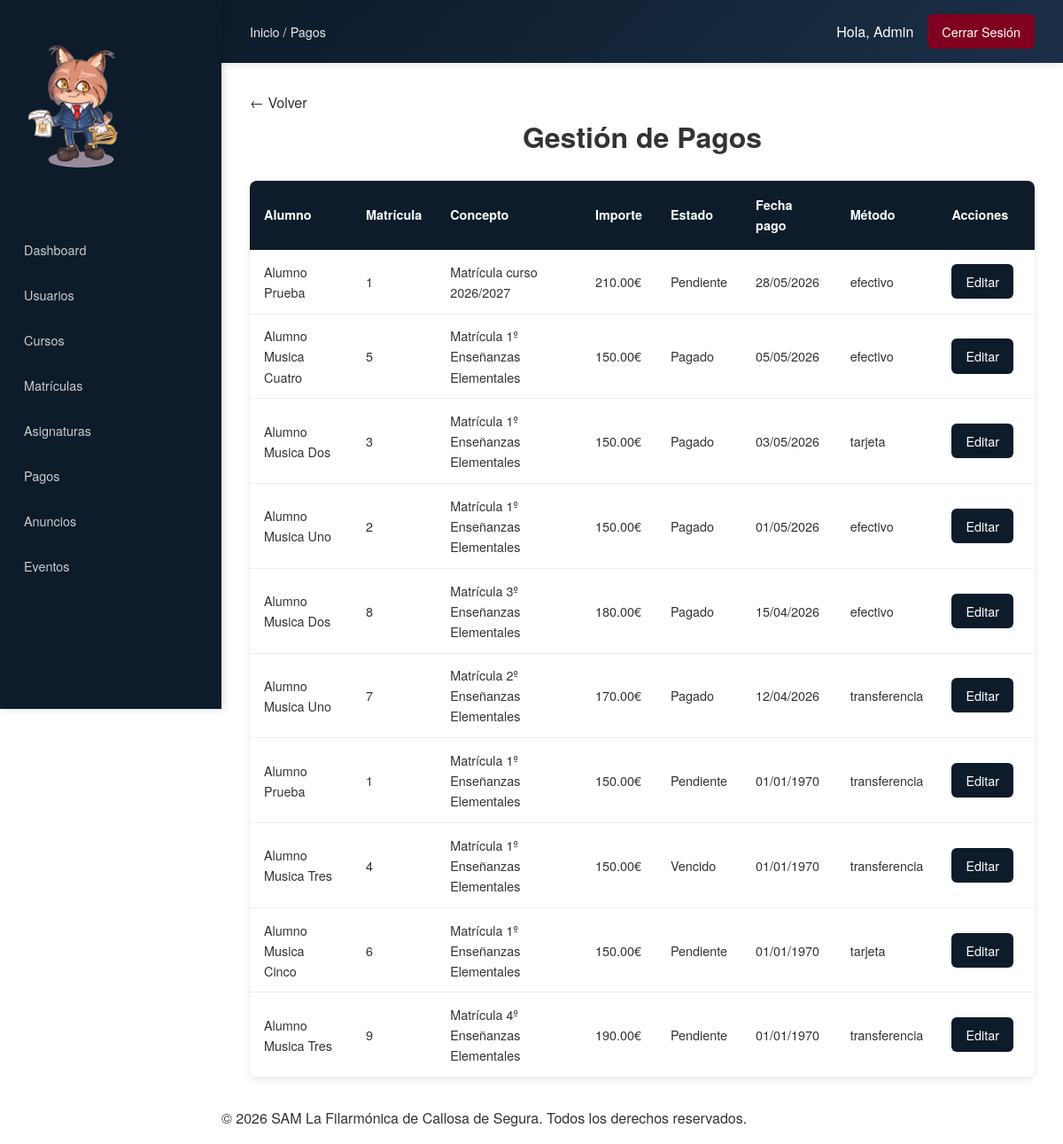
/admin/pagos.php (signed in), run on the app's committed database.
### tables this page shows
CREATE TABLE `pagos` (
  `id_pago` int(11) NOT NULL,
  `id_alumno` int(11) NOT NULL,
  `id_matricula` int(11) NOT NULL,
  `concepto` varchar(150) NOT NULL,
  `importe` decimal(10,2) NOT NULL,
  `estado` enum('pendiente','pagado','vencido') NOT NULL,
  `fecha_pago` date DEFAULT NULL,
  `metodo` enum('efectivo','transferencia','tarjeta') DEFAULT NULL,
  `observaciones` text DEFAULT NULL
);

CREATE TABLE `usuarios` (
  `id_usuario` int(11) NOT NULL,
  `nombre` varchar(100) NOT NULL,
  `apellidos` varchar(150) NOT NULL,
  `email` varchar(150) NOT NULL,
  `password` varchar(255) NOT NULL,
  `telefono` varchar(20) DEFAULT NULL,
  `dni` varchar(20) DEFAULT NULL,
  `fecha_nacimiento` date DEFAULT NULL,
  `direccion` text DEFAULT NULL,
  `rol` enum('admin','profesor','alumno') NOT NULL,
  `fecha_registro` date DEFAULT NULL,
  `activo` tinyint(1) DEFAULT 1
);

CREATE TABLE `matriculas` (
  `id_matricula` int(11) NOT NULL,
  `id_alumno` int(11) NOT NULL,
  `id_curso` int(11) NOT NULL,
  `id_instrumento` int(15) DEFAULT NULL,
  `fecha_matricula` date DEFAULT NULL,
  `estado` enum('activa','finalizada','cancelada') NOT NULL,
  `observaciones` text DEFAULT NULL,
  `tutor_nombre` varchar(255) DEFAULT NULL,
  `tutor_dni` varchar(20) DEFAULT NULL,
  `tutor_email` varchar(50) DEFAULT NULL,
  `tutor_telefono` varchar(20) DEFAULT NULL,
  `tutor_consentimiento` tinyint(1) DEFAULT 0
);

### admin/pagos.php (the view, shortened to what this page needs)
<?php
require_once "../includes/funciones.php";
$conexion = conectar();
$pagos = $conexion->query("SELECT p.*, u.nombre, u.apellidos, m.id_matricula
                           FROM pagos p
                           JOIN usuarios u ON p.id_alumno = u.id_usuario
                           JOIN matriculas m ON p.id_matricula = m.id_matricula
                           ORDER BY p.fecha_pago DESC");
include "../plantillas/header_privado.php";
include "../plantillas/navbar_privado.php";
?>
<main class="main">
    <h1>Gestión de Pagos</h1>
    <table class="tabla-pagos">
        <thead>
            <tr>
                <th>Alumno</th>
                <th class="ocultar-mobile">Matrícula</th>
                <th>Concepto</th>
                <th>Importe</th>
                <th>Estado</th>
                <th class="ocultar-mobile">Fecha pago</th>
                <th class="ocultar-mobile">Método</th>
                <th>Acciones</th>
            </tr>
        </thead>
        <tbody>
            <?php
            if (!$pagos) {
                echo "<tr><td colspan='8'>Error al cargar pagos: " . $conexion->error . "</td></tr>";
            } else {
                if ($pagos->num_rows == 0) {
                    echo "<tr><td colspan='8'>No hay pagos registrados</td></tr>";
                } else {
                    while ($pago = $pagos->fetch_assoc()) {
                        $sql_usuario = $conexion->query("SELECT nombre, apellidos FROM usuarios WHERE id_usuario=" . $pago['id_alumno']);
                        $usuario = $sql_usuario->fetch_assoc();
                        $nombre = $usuario['nombre'];
                        $apellidos = $usuario['apellidos'];
            ?>
                        <tr>
                            <td><?= $nombre . ' ' . $apellidos ?></td>
                            <td class="ocultar-mobile"><?= $pago['id_matricula'] ?></td>
                            <td><?= $pago['concepto'] ?></td>
                            <td><?= $pago['importe'] ?>€</td>
                            <td><?= ucfirst($pago['estado']) ?></td>
                            <td class="ocultar-mobile"><?= date('d/m/Y', strtotime($pago['fecha_pago'])) ?></td>
                            <td class="ocultar-mobile"><?= $pago['metodo'] ?></td>
                            <td>
                                <a href="editar_pago.php?id=<?= $pago['id_pago'] ?>" class="btn-editar">Editar</a>
                            </td>
                        </tr>
            <?php }
                }
            } ?>
        </tbody>
    </table>
</main>
<?php include "../plantillas/footer_privado.php"; ?>

### estaticos/css/styles.css (style rules this page uses)
* { box-sizing: border-box; margin: 0; padding: 0; }
html, body { height: 100%; margin: 0; }
body { font-family: 'Helvetica Neue', Arial, sans-serif; line-height: 1.6; color: #333333; display: flex; flex-direction: column; min-height: 100vh; min-width: 320px; }
main { flex: 1; }
a { text-decoration: none; color: inherit; }
h1, h2, h3 { margin-bottom: 1rem; text-align: center; }

### estaticos/css/privado.css (style rules this page uses)
* { box-sizing: border-box; }
html, body { min-width: 320px; }
body { margin: 0; padding: 0; }
.main { padding: 1rem; width: 100%; max-width: 1400px; min-width: 300px; margin: 0 auto; }
table { width: 100%; display: block; overflow-x: auto; -webkit-overflow-scrolling: touch; border-collapse: collapse; margin-top: 1.5rem; background: white; border-radius: 8px; box-shadow: 0 2px 8px rgba(0, 0, 0, 0.1); font-size: 0.85rem; }
table thead { background: #0D1B2A; color: white; }
table th { padding: 0.6rem 0.4rem; text-align: left; font-weight: 600; }
table td { padding: 0.75rem 0.4rem; border-bottom: 1px solid #eee; max-height: 200px; }
.ocultar-mobile { display: none; }
td:last-child, th:last-child { width:1%; }
.btn-crear, .btn-editar, .btn-eliminar, .btn-aprobar, .btn-rechazar { display: inline-block; padding: 6px 12px; border-radius: 6px; text-decoration: none; font-size: 0.8rem; transition: all 0.3s; border: none; cursor: pointer; }
.btn-editar { background: #0D1B2A; color: white; margin-right: 0.25rem; margin-bottom: 0.25rem; }
@media (min-width: 768px) { .main { padding: 1.5rem; } }
@media (min-width: 768px) { table { font-size: 0.9rem; } }
@media (min-width: 768px) { table th { padding: 1rem; } }
@media (min-width: 768px) { table td { padding: 0.8rem 1rem; } }
@media (min-width: 768px) { .ocultar-mobile { display: table-cell; } }
@media (min-width: 768px) { .btn-crear, .btn-editar, .btn-eliminar, .btn-aprobar, .btn-rechazar { padding: 8px 16px; font-size: 0.9rem; } }
@media (min-width: 768px) { .btn-editar { margin-right: 0.5rem; margin-bottom: 0; } }
@media (min-width: 1024px) { .main { padding: 2rem; max-width: 1200px; } }
@media (min-width: 1024px) { body { margin-left: 250px; } }

### data on the page
pagos: id_alumno.nombre "Alumno", id_alumno.apellidos "Prueba", id_matricula.id_matricula "1", concepto "Matrícula curso 2026/2027", importe "210.00", estado "Pendiente", fecha_pago "28/05/2026", metodo "efectivo"
pagos: id_alumno.nombre "Alumno", id_alumno.apellidos "Musica Cuatro", id_matricula.id_matricula "5", concepto "Matrícula 1º Enseñanzas Elementales", importe "150.00", estado "Pagado", fecha_pago "05/05/2026", metodo "efectivo"
pagos: id_alumno.nombre "Alumno", id_alumno.apellidos "Musica Dos", id_matricula.id_matricula "3", concepto "Matrícula 1º Enseñanzas Elementales", importe "150.00", estado "Pagado", fecha_pago "03/05/2026", metodo "tarjeta"
pagos: id_alumno.nombre "Alumno", id_alumno.apellidos "Musica Uno", id_matricula.id_matricula "2", concepto "Matrícula 1º Enseñanzas Elementales", importe "150.00", estado "Pagado", fecha_pago "01/05/2026", metodo "efectivo"
pagos: id_alumno.nombre "Alumno", id_alumno.apellidos "Musica Dos", id_matricula.id_matricula "8", concepto "Matrícula 3º Enseñanzas Elementales", importe "180.00", estado "Pagado", fecha_pago "15/04/2026", metodo "efectivo"
pagos: id_alumno.nombre "Alumno", id_alumno.apellidos "Musica Uno", id_matricula.id_matricula "7", concepto "Matrícula 2º Enseñanzas Elementales", importe "170.00", estado "Pagado", fecha_pago "12/04/2026", metodo "transferencia"
pagos: id_alumno.nombre "Alumno", id_alumno.apellidos "Prueba", id_matricula.id_matricula "1", concepto "Matrícula 1º Enseñanzas Elementales", importe "150.00", estado "Pendiente", fecha_pago "01/01/1970", metodo "transferencia"
pagos: id_alumno.nombre "Alumno", id_alumno.apellidos "Musica Tres", id_matricula.id_matricula "4", concepto "Matrícula 1º Enseñanzas Elementales", importe "150.00", estado "Vencido", fecha_pago "01/01/1970", metodo "transferencia"
pagos: id_alumno.nombre "Alumno", id_alumno.apellidos "Musica Cinco", id_matricula.id_matricula "6", concepto "Matrícula 1º Enseñanzas Elementales", importe "150.00", estado "Pendiente", fecha_pago "01/01/1970", metodo "tarjeta"
pagos: id_alumno.nombre "Alumno", id_alumno.apellidos "Musica Tres", id_matricula.id_matricula "9", concepto "Matrícula 4º Enseñanzas Elementales", importe "190.00", estado "Pendiente", fecha_pago "01/01/1970", metodo "transferencia"

### other printed values
$breadcrumbs[$pagina_actual] "Pagos"
$nombre "Admin"
